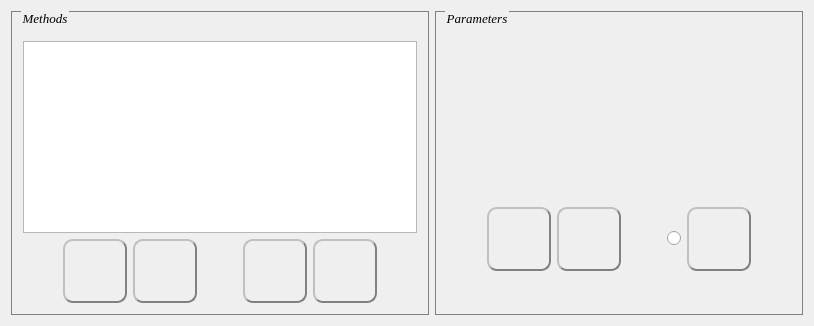
           <widget class="QWidget" name="tracingTab">
            <attribute name="title">
             <string>Neuron Reconstruction</string>
            </attribute>
            <layout class="QHBoxLayout" name="horizontalLayout_6">
             <item>
              <widget class="QGroupBox" name="traMethodBox">
               <property name="font">
                <font>
                 <family>Times New Roman</family>
                 <pointsize>10</pointsize>
                 <italic>true</italic>
                </font>
               </property>
               <property name="styleSheet">
                <string notr="true">QGroupBox#traMethodBox{
    border: 1px groove gray;
    margin-top: 5ex;
}

QGroupBox#traMethodBox::title{
    subcontrol-origin: margin;
    subcontrol-position: top left;
	left: 10px;
}</string>
               </property>
               <property name="title">
                <string>Methods</string>
               </property>
               <layout class="QVBoxLayout" name="verticalLayout_9">
                <item>
                 <widget class="QListWidget" name="traMethodList">
                  <property name="toolTip">
                   <string>Double click to edit</string>
                  </property>
                 </widget>
                </item>
                <item>
                 <widget class="QWidget" name="widget_3" native="true">
                  <layout class="QHBoxLayout" name="horizontalLayout_2">
                   <property name="margin">
                    <number>0</number>
                   </property>
                   <item>
                    <spacer name="horizontalSpacer_10">
                     <property name="orientation">
                      <enum>Qt::Horizontal</enum>
                     </property>
                     <property name="sizeType">
                      <enum>QSizePolicy::Fixed</enum>
                     </property>
                     <property name="sizeHint" stdset="0">
                      <size>
                       <width>40</width>
                       <height>20</height>
                      </size>
                     </property>
                    </spacer>
                   </item>
                   <item>
                    <widget class="MethodButton" name="traAddButton">
                     <property name="cursor">
                      <cursorShape>PointingHandCursor</cursorShape>
                     </property>
                     <property name="toolTip">
                      <string>Add method</string>
                     </property>
                     <property name="styleSheet">
                      <string notr="true">QPushButton{
	width: 60px;
	height: 60px;
	border-radius: 10px;
	border: 2px groove gray;
	border-style: outset;
}
QPushButton:hover{
	background-color:rgba(0, 170, 255, 128);
}
QPushButton::pressed{
	background-color: rgb(200, 200, 200);
	border-style: inset;
}</string>
                     </property>
                     <property name="text">
                      <string/>
                     </property>
                     <property name="icon">
                      <iconset resource="../../dialog.qrc">
                       <normaloff>:/src/pics/plus.png</normaloff>:/src/pics/plus.png</iconset>
                     </property>
                     <property name="iconSize">
                      <size>
                       <width>128</width>
                       <height>128</height>
                      </size>
                     </property>
                    </widget>
                   </item>
                   <item>
                    <widget class="MethodButton" name="traDelButton">
                     <property name="cursor">
                      <cursorShape>PointingHandCursor</cursorShape>
                     </property>
                     <property name="toolTip">
                      <string>Delete method</string>
                     </property>
                     <property name="styleSheet">
                      <string notr="true">QPushButton{
	width: 60px;
	height: 60px;
	border-radius: 10px;
	border: 2px groove gray;
	border-style: outset;
}
QPushButton:hover{
	background-color:rgba(0, 170, 255, 128);
}
QPushButton::pressed{
	background-color: rgb(200, 200, 200);
	border-style: inset;
}</string>
                     </property>
                     <property name="text">
                      <string/>
                     </property>
                     <property name="icon">
                      <iconset resource="../../dialog.qrc">
                       <normaloff>:/src/pics/minus.png</normaloff>:/src/pics/minus.png</iconset>
                     </property>
                    </widget>
                   </item>
                   <item>
                    <spacer name="horizontalSpacer_6">
                     <property name="orientation">
                      <enum>Qt::Horizontal</enum>
                     </property>
                     <property name="sizeHint" stdset="0">
                      <size>
                       <width>40</width>
                       <height>20</height>
                      </size>
                     </property>
                    </spacer>
                   </item>
                   <item>
                    <widget class="MethodButton" name="traUpButton">
                     <property name="cursor">
                      <cursorShape>PointingHandCursor</cursorShape>
                     </property>
                     <property name="toolTip">
                      <string>Move up</string>
                     </property>
                     <property name="styleSheet">
                      <string notr="true">QPushButton{
	width: 60px;
	height: 60px;
	border-radius: 10px;
	border: 2px groove gray;
	border-style: outset;
}
QPushButton:hover{
	background-color:rgba(0, 170, 255, 128);
}
QPushButton::pressed{
	background-color: rgb(200, 200, 200);
	border-style: inset;
}</string>
                     </property>
                     <property name="text">
                      <string/>
                     </property>
                     <property name="icon">
                      <iconset resource="../../dialog.qrc">
                       <normaloff>:/src/pics/up.png</normaloff>:/src/pics/up.png</iconset>
                     </property>
                    </widget>
                   </item>
                   <item>
                    <widget class="MethodButton" name="traDownButton">
                     <property name="cursor">
                      <cursorShape>PointingHandCursor</cursorShape>
                     </property>
                     <property name="toolTip">
                      <string>Move down</string>
                     </property>
                     <property name="styleSheet">
                      <string notr="true">QPushButton{
	width: 60px;
	height: 60px;
	border-radius: 10px;
	border: 2px groove gray;
	border-style: outset;
}
QPushButton:hover{
	background-color:rgba(0, 170, 255, 128);
}
QPushButton::pressed{
	background-color: rgb(200, 200, 200);
	border-style: inset;
}</string>
                     </property>
                     <property name="text">
                      <string/>
                     </property>
                     <property name="icon">
                      <iconset resource="../../dialog.qrc">
                       <normaloff>:/src/pics/down.png</normaloff>:/src/pics/down.png</iconset>
                     </property>
                    </widget>
                   </item>
                   <item>
                    <spacer name="horizontalSpacer_11">
                     <property name="orientation">
                      <enum>Qt::Horizontal</enum>
                     </property>
                     <property name="sizeType">
                      <enum>QSizePolicy::Fixed</enum>
                     </property>
                     <property name="sizeHint" stdset="0">
                      <size>
                       <width>40</width>
                       <height>20</height>
                      </size>
                     </property>
                    </spacer>
                   </item>
                  </layout>
                 </widget>
                </item>
               </layout>
              </widget>
             </item>
             <item>
              <widget class="QGroupBox" name="traParaBox">
               <property name="font">
                <font>
                 <family>Times New Roman</family>
                 <pointsize>10</pointsize>
                 <italic>true</italic>
                </font>
               </property>
               <property name="styleSheet">
                <string notr="true">QGroupBox#traParaBox{
    border: 1px groove gray;
    margin-top: 5ex;
}

QGroupBox#traParaBox::title{
    subcontrol-origin: margin;
    subcontrol-position: top left;
	left: 10px;
}</string>
               </property>
               <property name="title">
                <string>Parameters</string>
               </property>
               <layout class="QVBoxLayout" name="verticalLayout_8">
                <item>
                 <widget class="QtTreePropertyBrowser" name="traParaBrowser" native="true">
                  <property name="font">
                   <font>
                    <family>Microsoft YaHei UI</family>
                   </font>
                  </property>
                 </widget>
                </item>
                <item>
                 <widget class="QWidget" name="widget_6" native="true">
                  <layout class="QHBoxLayout" name="horizontalLayout_7">
                   <property name="margin">
                    <number>0</number>
                   </property>
                   <item>
                    <spacer name="horizontalSpacer_4">
                     <property name="orientation">
                      <enum>Qt::Horizontal</enum>
                     </property>
                     <property name="sizeType">
                      <enum>QSizePolicy::Fixed</enum>
                     </property>
                     <property name="sizeHint" stdset="0">
                      <size>
                       <width>40</width>
                       <height>20</height>
                      </size>
                     </property>
                    </spacer>
                   </item>
                   <item>
                    <widget class="ParameterButton" name="traAddParaButton">
                     <property name="cursor">
                      <cursorShape>PointingHandCursor</cursorShape>
                     </property>
                     <property name="toolTip">
                      <string>Add parameter</string>
                     </property>
                     <property name="styleSheet">
                      <string notr="true">QPushButton{
	width: 60px;
	height: 60px;
	border-radius: 10px;
	border: 2px groove gray;
	border-style: outset;
}
QPushButton:hover{
	background-color:rgba(0, 170, 255, 128);
}
QPushButton::pressed{
	background-color: rgb(200, 200, 200);
	border-style: inset;
}</string>
                     </property>
                     <property name="text">
                      <string/>
                     </property>
                     <property name="icon">
                      <iconset resource="../../dialog.qrc">
                       <normaloff>:/src/pics/plus.png</normaloff>:/src/pics/plus.png</iconset>
                     </property>
                     <property name="iconSize">
                      <size>
                       <width>128</width>
                       <height>128</height>
                      </size>
                     </property>
                    </widget>
                   </item>
                   <item>
                    <widget class="ParameterButton" name="traDelParaButton">
                     <property name="cursor">
                      <cursorShape>PointingHandCursor</cursorShape>
                     </property>
                     <property name="toolTip">
                      <string>Delete parameter</string>
                     </property>
                     <property name="styleSheet">
                      <string notr="true">QPushButton{
	width: 60px;
	height: 60px;
	border-radius: 10px;
	border: 2px groove gray;
	border-style: outset;
}
QPushButton:hover{
	background-color:rgba(0, 170, 255, 128);
}
QPushButton::pressed{
	background-color: rgb(200, 200, 200);
	border-style: inset;
}</string>
                     </property>
                     <property name="text">
                      <string/>
                     </property>
                     <property name="icon">
                      <iconset resource="../../dialog.qrc">
                       <normaloff>:/src/pics/minus.png</normaloff>:/src/pics/minus.png</iconset>
                     </property>
                    </widget>
                   </item>
                   <item>
                    <spacer name="horizontalSpacer_17">
                     <property name="orientation">
                      <enum>Qt::Horizontal</enum>
                     </property>
                     <property name="sizeHint" stdset="0">
                      <size>
                       <width>40</width>
                       <height>20</height>
                      </size>
                     </property>
                    </spacer>
                   </item>
                   <item>
                    <widget class="QRadioButton" name="traWithSegButton">
                     <property name="font">
                      <font>
                       <family>Times New Roman</family>
                       <pointsize>10</pointsize>
                      </font>
                     </property>
                     <property name="cursor">
                      <cursorShape>PointingHandCursor</cursorShape>
                     </property>
                     <property name="toolTip">
                      <string>Reconstruction with Segmentation (Green ON, Gray OFF)</string>
                     </property>
                     <property name="styleSheet">
                      <string notr="true">QRadioButton#traWithSegButton::indicator::checked{
	width: 64px;
	height: 64px;
	image: url(:/src/pics/greenStone.png);
}

QRadioButton#traWithSegButton::indicator::unchecked{
	width: 64px;
	height: 64px;
	image: url(:/src/pics/grayStone.png);
}</string>
                     </property>
                     <property name="text">
                      <string/>
                     </property>
                    </widget>
                   </item>
                   <item>
                    <widget class="ParameterButton" name="traEditNameButton">
                     <property name="cursor">
                      <cursorShape>PointingHandCursor</cursorShape>
                     </property>
                     <property name="toolTip">
                      <string>Edit name</string>
                     </property>
                     <property name="styleSheet">
                      <string notr="true">QPushButton{
	width: 60px;
	height: 60px;
	border-radius: 10px;
	border: 2px groove gray;
	border-style: outset;
}
QPushButton:hover{
	background-color:rgba(0, 170, 255, 128);
}
QPushButton::pressed{
	background-color: rgb(200, 200, 200);
	border-style: inset;
}</string>
                     </property>
                     <property name="text">
                      <string/>
                     </property>
                     <property name="icon">
                      <iconset resource="../../dialog.qrc">
                       <normaloff>:/src/pics/edit.png</normaloff>:/src/pics/edit.png</iconset>
                     </property>
                    </widget>
                   </item>
                   <item>
                    <spacer name="horizontalSpacer_3">
                     <property name="orientation">
                      <enum>Qt::Horizontal</enum>
                     </property>
                     <property name="sizeType">
                      <enum>QSizePolicy::Fixed</enum>
                     </property>
                     <property name="sizeHint" stdset="0">
                      <size>
                       <width>40</width>
                       <height>20</height>
                      </size>
                     </property>
                    </spacer>
                   </item>
                  </layout>
                 </widget>
                </item>
               </layout>
              </widget>
             </item>
            </layout>
           </widget>
